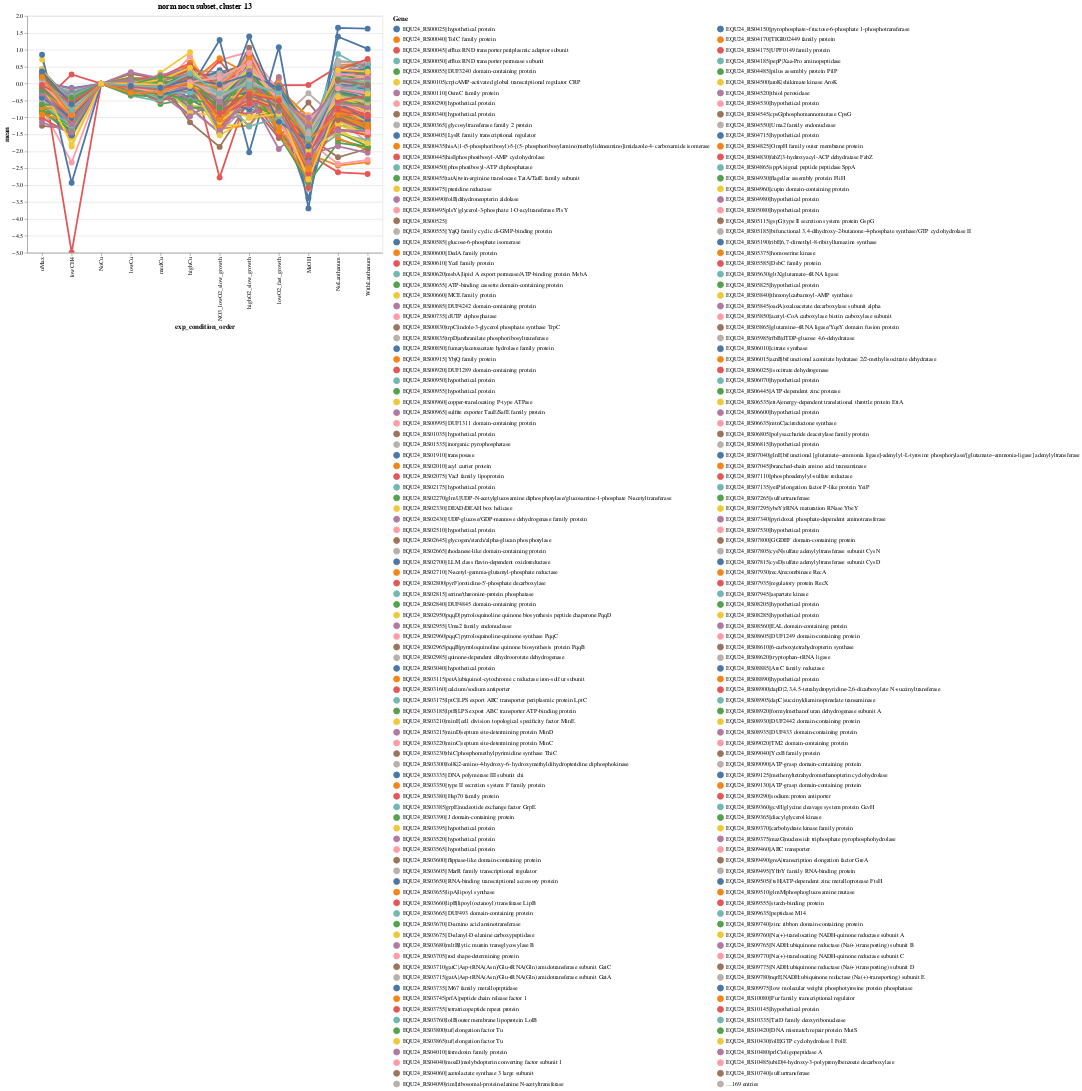

Notebook code for this chart:
### Code cell
check_cluster_expression(
    mdf_piv_norm_nocu_subset_clust_df, 
    exp_subset,
    2,
    "norm nocu subset, cluster 13")

### Figure 1 — Vega-Lite specification as saved in the notebook (floating-point values rounded to 4 significant figures; data arrays with more than 128 entries replaced by an {"elided": "..."} marker saying what was removed)
{"config": {"view": {"continuousWidth": 400, "continuousHeight": 300}}, "layer": [{"mark": "line", "encoding": {"color": {"type": "nominal", "field": "desc_string", "legend": {"columns": 2, "labelLimit": 0, "orient": "right", "symbolLimit": 200, "title": "Gene"}}, "opacity": {"condition": {"value": 1, "selection": {"or": ["selector098", "selector097"]}}, "value": 0.5}, "size": {"condition": {"value": 3, "selection": {"or": ["selector098", "selector097"]}}, "value": 1}, "x": {"type": "nominal", "field": "exp_condition_order", "sort": {"field": "exp_condition_order:N", "op": "count"}}, "y": {"type": "quantitative", "field": "mean"}}, "height": 400, "selection": {"selector098": {"type": "multi", "fields": ["desc_string"], "bind": "legend"}, "selector099": {"type": "interval", "bind": "scales", "encodings": ["x", "y"]}}, "title": "norm nocu subset, cluster 13", "width": 600}, {"mark": "circle", "encoding": {"color": {"type": "nominal", "field": "desc_string", "legend": {"columns": 2, "labelLimit": 0, "orient": "right", "symbolLimit": 200, "title": "Gene"}}, "opacity": {"condition": {"value": 1, "selection": {"or": ["selector098", "selector097"]}}, "value": 0.2}, "size": {"condition": {"value": 100, "selection": {"or": ["selector098", "selector097"]}}, "value": 3}, "tooltip": [{"type": "nominal", "field": "locus_tag"}, {"type": "nominal", "field": "product"}, {"type": "nominal", "field": "type"}, {"type": "nominal", "field": "gene_symbol"}], "x": {"type": "nominal", "field": "exp_condition_order", "sort": {"field": "exp_condition_order:N", "op": "count"}}, "y": {"type": "quantitative", "field": "mean"}}, "selection": {"selector097": {"type": "single", "on": "mouseover", "fields": ["desc_string"], "nearest": true}}, "title": "norm nocu subset, cluster 13"}], "data": {"name": "data-351523af455a8cd1e3c4dcb79bc934db"}, "$schema": "https://vega.github.io/schema/vega-lite/v4.8.1.json", "datasets": {"data-351523af455a8cd1e3c4dcb79bc934db": {"elided": "4416 records"}}}
